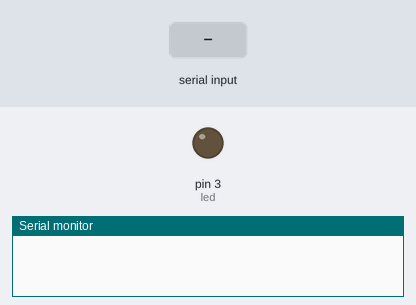
Bench run of a sketch on a simulated Arduino Uno, built with avr-gcc and run on an emulated ATmega328P. Shown: output pins drawn as LEDs (lit = HIGH), the last lines printed to the serial monitor. Dashed ring = blinking. Inputs (shaded band) come from the test bench.

Above: at 1.3 s.
1.4 s: "b" received over the second serial link
At 1.8 s:
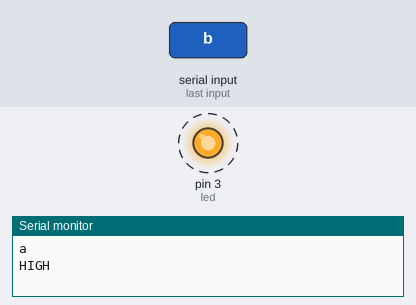
4.4 s: "2" received over the second serial link
At 5.2 s:
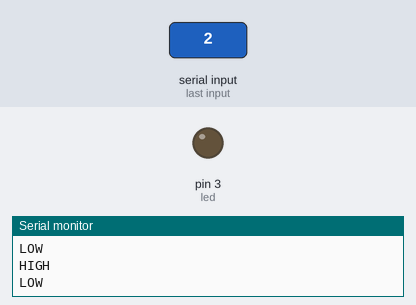
5.9 s: "1" received over the second serial link
At 6.3 s:
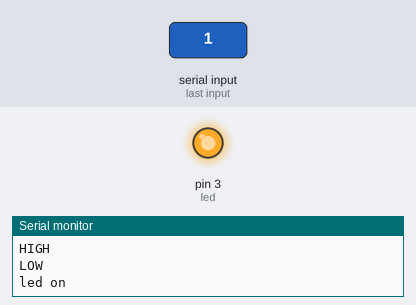
Timing chart, 0 to 8.9 s (numbered marks = the images above; inputs shaded):
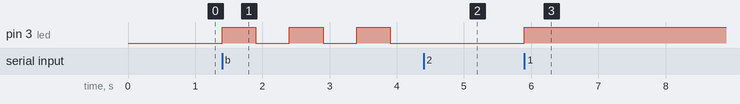

The sketch:

bluetooth_switch.ino
```cpp
#include <SoftwareSerial.h>

int bluetoothTx = 4; // TX-O pin of bluetooth mate, Arduino D2
int bluetoothRx = 7; // RX-I pin of bluetooth mate, Arduino D3

int led = 3;

int dataFromBt;

boolean lightBlink = false;

SoftwareSerial bluetooth(bluetoothTx, bluetoothRx);

void setup()
{
 Serial.begin(9600); // Begin the serial monitor at 9600bps

 bluetooth.begin(115200); // The Bluetooth Mate defaults to 115200bps
 bluetooth.print("$"); // Print three times individually
 bluetooth.print("$");
 bluetooth.print("$"); // Enter command mode
 delay(100); // Short delay, wait for the Mate to send back CMD
 bluetooth.println("U,9600,N"); // Temporarily Change the baudrate to 9600, no parity
 // 115200 can be too fast at times for NewSoftSerial to relay the data reliably
 bluetooth.begin(9600); // Start bluetooth serial at 9600
 pinMode(led, OUTPUT);
}

void loop()
{

 if(bluetooth.available()) // If the bluetooth sent any characters
 {
 // Send any characters the bluetooth prints to the serial monitor
 //Serial.println((char)bluetooth.read());

 dataFromBt = bluetooth.read();

 if(dataFromBt == '1'){
 Serial.println("led on");
 digitalWrite(led, HIGH);
 bluetooth.print("1");
 }
 if(dataFromBt == '0'){
 Serial.println("led off");
 digitalWrite(led, LOW);
 bluetooth.print("0");
 }
 if(dataFromBt == 'b'){
 Serial.println("a");
 lightBlink = true;
 }else{
 lightBlink = false;
 }

 }

 if(Serial.available()) // If stuff was typed in the serial monitor
 {
 // Send any characters the Serial monitor prints to the bluetooth
 bluetooth.print((char)Serial.read());
 }

 // and loop forever and ever!
 if(lightBlink){
 digitalWrite(led, HIGH);
 bluetooth.print("1");
 Serial.println("HIGH");
 delay(500);
 digitalWrite(led, LOW);
 bluetooth.print("0");
 Serial.println("LOW");
 delay(500);
 }
}
```

Measured:
- after the input at 1.4 s, pin 3 (led): alternates HIGH for 0.50 s and LOW for 0.50 s, starting at once
- after the input at 4.4 s, pin 3 (led): stays LOW (without the input it goes to HIGH after 0.01 s)
- after the input at 5.9 s, pin 3 (led): LOW → HIGH at once
